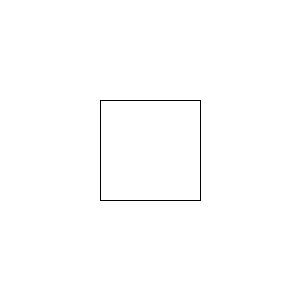
Frame 1 (no input)
Frame 60 (the mouse pressed at the canvas centre just before this capture): identical to frame 1, image omitted
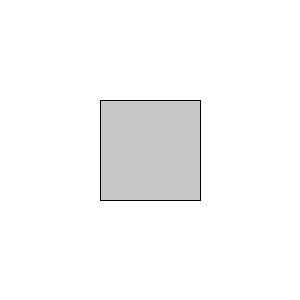
Frame 120 (the mouse held since frame 60 and released just before this capture)

The Processing sketch that drew these frames (run headless with seeded random() and noise(); from frame 60 on, the mouse is pressed at the canvas centre):

// Processing sketch: processing_18921
// ── processing_18921.pde

void setup(){
  size(300,300);
  background(255);
  frameRate(40);
}
int x = 0;

void draw(){
  rectMode(CORNERS);
  rect(100,100,200,200);
  x++;
 if(x>100){
   fill(200);
   rect(100,100,200,200);
   x++;
 }
  if(x>150){
    fill(100);
    ellipse(x,x,50,50);
    x++;
 }
  if(x > 200){
    fill(100,200,60);
    ellipse(width/3,width/3,x,x);
    x++;
 }
  if(x>300){
    background(246,38,195);
    strokeWeight(10);
    line(0,200,width/3,300);
    line(width/3,300,300,0);
    noLoop();
  }
}
